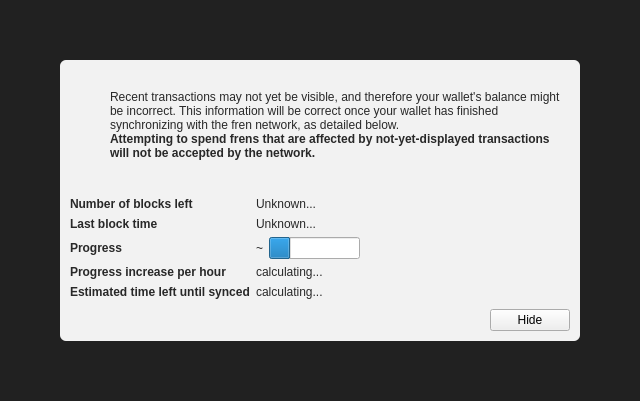
<?xml version="1.0" encoding="UTF-8"?>
<ui version="4.0">
 <class>ModalOverlay</class>
 <widget class="ModalOverlay" name="ModalOverlay">
  <property name="geometry">
   <rect>
    <x>0</x>
    <y>0</y>
    <width>640</width>
    <height>401</height>
   </rect>
  </property>
  <property name="windowTitle">
   <string>Form</string>
  </property>
  <layout class="QVBoxLayout" name="verticalLayout" stretch="0">
   <property name="sizeConstraint">
    <enum>QLayout::SetDefaultConstraint</enum>
   </property>
   <property name="leftMargin">
    <number>0</number>
   </property>
   <property name="topMargin">
    <number>0</number>
   </property>
   <property name="rightMargin">
    <number>0</number>
   </property>
   <property name="bottomMargin">
    <number>0</number>
   </property>
   <item>
    <widget class="QWidget" name="bgWidget" native="true">
     <property name="styleSheet">
      <string notr="true">#bgWidget { background: rgba(0,0,0,220); }</string>
     </property>
     <layout class="QVBoxLayout" name="verticalLayoutMain" stretch="1">
      <property name="leftMargin">
       <number>60</number>
      </property>
      <property name="topMargin">
       <number>60</number>
      </property>
      <property name="rightMargin">
       <number>60</number>
      </property>
      <property name="bottomMargin">
       <number>60</number>
      </property>
      <item>
       <widget class="QWidget" name="contentWidget" native="true">
        <property name="styleSheet">
         <string notr="true">#contentWidget { background: rgba(255,255,255,240); border-radius: 6px; }

QLabel { color: rgb(40,40,40);  }</string>
        </property>
        <layout class="QVBoxLayout" name="verticalLayoutSub" stretch="1,0,0,0">
         <property name="spacing">
          <number>0</number>
         </property>
         <property name="leftMargin">
          <number>10</number>
         </property>
         <property name="topMargin">
          <number>10</number>
         </property>
         <property name="rightMargin">
          <number>10</number>
         </property>
         <property name="bottomMargin">
          <number>10</number>
         </property>
         <item>
          <layout class="QHBoxLayout" name="horizontalLayoutIconText" stretch="0,1">
           <property name="topMargin">
            <number>20</number>
           </property>
           <item>
            <layout class="QVBoxLayout" name="verticalLayoutIcon">
             <property name="leftMargin">
              <number>0</number>
             </property>
             <item>
              <widget class="QPushButton" name="warningIcon">
               <property name="enabled">
                <bool>false</bool>
               </property>
               <property name="text">
                <string/>
               </property>
               <property name="icon">
                <iconset>
                 <normaloff>:/icons/warning</normaloff>
                 <disabledoff>:/icons/warning</disabledoff>:/icons/warning</iconset>
               </property>
               <property name="iconSize">
                <size>
                 <width>48</width>
                 <height>48</height>
                </size>
               </property>
               <property name="flat">
                <bool>true</bool>
               </property>
              </widget>
             </item>
             <item>
              <spacer name="verticalSpacerWarningIcon">
               <property name="orientation">
                <enum>Qt::Vertical</enum>
               </property>
               <property name="sizeHint" stdset="0">
                <size>
                 <width>20</width>
                 <height>40</height>
                </size>
               </property>
              </spacer>
             </item>
            </layout>
           </item>
           <item>
            <layout class="QVBoxLayout" name="verticalLayoutInfoText">
             <property name="leftMargin">
              <number>0</number>
             </property>
             <property name="topMargin">
              <number>0</number>
             </property>
             <item>
              <widget class="QLabel" name="infoText">
               <property name="text">
                <string>Recent transactions may not yet be visible, and therefore your wallet's balance might be incorrect. This information will be correct once your wallet has finished synchronizing with the fren network, as detailed below.</string>
               </property>
               <property name="textFormat">
                <enum>Qt::RichText</enum>
               </property>
               <property name="wordWrap">
                <bool>true</bool>
               </property>
              </widget>
             </item>
             <item>
              <widget class="QLabel" name="infoTextStrong">
               <property name="font">
                <font>
                 <weight>75</weight>
                 <bold>true</bold>
                </font>
               </property>
               <property name="text">
                <string>Attempting to spend frens that are affected by not-yet-displayed transactions will not be accepted by the network.</string>
               </property>
               <property name="textFormat">
                <enum>Qt::RichText</enum>
               </property>
               <property name="wordWrap">
                <bool>true</bool>
               </property>
              </widget>
             </item>
             <item>
              <spacer name="verticalSpacerInTextSpace">
               <property name="orientation">
                <enum>Qt::Vertical</enum>
               </property>
               <property name="sizeHint" stdset="0">
                <size>
                 <width>20</width>
                 <height>40</height>
                </size>
               </property>
              </spacer>
             </item>
            </layout>
           </item>
          </layout>
         </item>
         <item>
          <spacer name="verticalSpacerAfterText">
           <property name="orientation">
            <enum>Qt::Vertical</enum>
           </property>
           <property name="sizeHint" stdset="0">
            <size>
             <width>20</width>
             <height>40</height>
            </size>
           </property>
          </spacer>
         </item>
         <item>
          <layout class="QFormLayout" name="formLayout">
           <property name="fieldGrowthPolicy">
            <enum>QFormLayout::FieldsStayAtSizeHint</enum>
           </property>
           <property name="horizontalSpacing">
            <number>6</number>
           </property>
           <property name="verticalSpacing">
            <number>6</number>
           </property>
           <property name="topMargin">
            <number>10</number>
           </property>
           <item row="0" column="0">
            <widget class="QLabel" name="labelNumberOfBlocksLeft">
             <property name="font">
              <font>
               <weight>75</weight>
               <bold>true</bold>
              </font>
             </property>
             <property name="text">
              <string>Number of blocks left</string>
             </property>
            </widget>
           </item>
           <item row="0" column="1">
            <widget class="QLabel" name="numberOfBlocksLeft">
             <property name="text">
              <string>Unknown...</string>
             </property>
            </widget>
           </item>
           <item row="1" column="0">
            <widget class="QLabel" name="labelLastBlockTime">
             <property name="font">
              <font>
               <weight>75</weight>
               <bold>true</bold>
              </font>
             </property>
             <property name="text">
              <string>Last block time</string>
             </property>
            </widget>
           </item>
           <item row="1" column="1">
            <widget class="QLabel" name="newestBlockDate">
             <property name="sizePolicy">
              <sizepolicy hsizetype="Maximum" vsizetype="Preferred">
               <horstretch>0</horstretch>
               <verstretch>0</verstretch>
              </sizepolicy>
             </property>
             <property name="text">
              <string>Unknown...</string>
             </property>
            </widget>
           </item>
           <item row="2" column="0">
            <widget class="QLabel" name="labelSyncDone">
             <property name="font">
              <font>
               <weight>75</weight>
               <bold>true</bold>
              </font>
             </property>
             <property name="text">
              <string>Progress</string>
             </property>
            </widget>
           </item>
           <item row="2" column="1">
            <layout class="QHBoxLayout" name="horizontalLayoutSync" stretch="0,1">
             <item>
              <widget class="QLabel" name="percentageProgress">
               <property name="text">
                <string notr="true">~</string>
               </property>
              </widget>
             </item>
             <item>
              <widget class="QProgressBar" name="progressBar">
               <property name="value">
                <number>24</number>
               </property>
               <property name="format">
                <string/>
               </property>
              </widget>
             </item>
            </layout>
           </item>
           <item row="4" column="0">
            <widget class="QLabel" name="labelProgressIncrease">
             <property name="font">
              <font>
               <weight>75</weight>
               <bold>true</bold>
              </font>
             </property>
             <property name="text">
              <string>Progress increase per hour</string>
             </property>
            </widget>
           </item>
           <item row="4" column="1">
            <widget class="QLabel" name="progressIncreasePerH">
             <property name="text">
              <string>calculating...</string>
             </property>
            </widget>
           </item>
           <item row="5" column="0">
            <widget class="QLabel" name="labelEstimatedTimeLeft">
             <property name="font">
              <font>
               <weight>75</weight>
               <bold>true</bold>
              </font>
             </property>
             <property name="text">
              <string>Estimated time left until synced</string>
             </property>
            </widget>
           </item>
           <item row="5" column="1">
            <widget class="QLabel" name="expectedTimeLeft">
             <property name="text">
              <string>calculating...</string>
             </property>
            </widget>
           </item>
          </layout>
         </item>
         <item>
          <layout class="QHBoxLayout" name="horizontalLayoutButtons">
           <property name="leftMargin">
            <number>10</number>
           </property>
           <property name="topMargin">
            <number>10</number>
           </property>
           <item>
            <widget class="QLabel" name="versionLabel">
             <property name="text">
              <string></string>
             </property>
            </widget>
           </item>
           <item>
            <spacer name="horizontalSpacer">
             <property name="orientation">
              <enum>Qt::Horizontal</enum>
             </property>
             <property name="sizeHint" stdset="0">
              <size>
               <width>40</width>
               <height>20</height>
              </size>
             </property>
            </spacer>
           </item>
           <item>
            <widget class="QPushButton" name="closeButton">
             <property name="text">
              <string>Hide</string>
             </property>
            </widget>
           </item>
          </layout>
         </item>
        </layout>
       </widget>
      </item>
     </layout>
    </widget>
   </item>
  </layout>
 </widget>
 <customwidgets>
  <customwidget>
   <class>ModalOverlay</class>
   <extends>QWidget</extends>
   <header>modaloverlay.h</header>
   <container>1</container>
  </customwidget>
 </customwidgets>
 <resources/>
 <connections/>
</ui>
